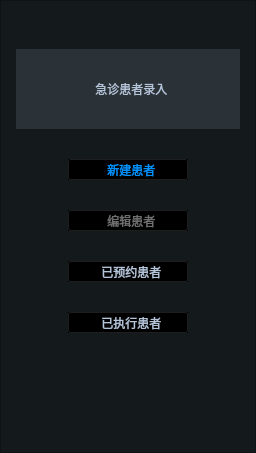
<?xml version="1.0" encoding="UTF-8"?>
<ui version="4.0">
 <class>PatientToolWidget</class>
 <widget class="QFrame" name="PatientToolWidget">
  <property name="geometry">
   <rect>
    <x>0</x>
    <y>0</y>
    <width>256</width>
    <height>453</height>
   </rect>
  </property>
  <property name="minimumSize">
   <size>
    <width>256</width>
    <height>0</height>
   </size>
  </property>
  <property name="maximumSize">
   <size>
    <width>256</width>
    <height>16777215</height>
   </size>
  </property>
  <property name="windowTitle">
   <string>Frame</string>
  </property>
  <property name="layoutDirection">
   <enum>Qt::LeftToRight</enum>
  </property>
  <property name="styleSheet">
   <string notr="true">background-color: #14191C;</string>
  </property>
  <property name="frameShape">
   <enum>QFrame::StyledPanel</enum>
  </property>
  <property name="frameShadow">
   <enum>QFrame::Raised</enum>
  </property>
  <layout class="QVBoxLayout" name="verticalLayout">
   <property name="spacing">
    <number>30</number>
   </property>
   <property name="leftMargin">
    <number>0</number>
   </property>
   <property name="topMargin">
    <number>48</number>
   </property>
   <property name="rightMargin">
    <number>0</number>
   </property>
   <property name="bottomMargin">
    <number>0</number>
   </property>
   <item>
    <layout class="QHBoxLayout" name="horizontalLayout_3">
     <property name="spacing">
      <number>0</number>
     </property>
     <property name="topMargin">
      <number>0</number>
     </property>
     <property name="bottomMargin">
      <number>0</number>
     </property>
     <item>
      <widget class="QPushButton" name="EmerPatientBtn">
       <property name="minimumSize">
        <size>
         <width>224</width>
         <height>80</height>
        </size>
       </property>
       <property name="maximumSize">
        <size>
         <width>224</width>
         <height>80</height>
        </size>
       </property>
       <property name="layoutDirection">
        <enum>Qt::LeftToRight</enum>
       </property>
       <property name="styleSheet">
        <string notr="true">QPushButton
{
font: 16px &quot;Microsoft YaHei&quot;;
color:#B4C4D9;
background-color:#2A3137;
border-radius:0px;
}
QPushButton:hover
{
color:#FFFFFF;
}
QPushButton:pressed
{
background-color: rgba(42, 49, 55, 0.5);
}</string>
       </property>
       <property name="text">
        <string>  急诊患者录入</string>
       </property>
       <property name="icon">
        <iconset resource="../../CArmWorkStation.qrc">
         <normaloff>:/CArmWorkStation/ImageSource/Patient/emergency.png</normaloff>:/CArmWorkStation/ImageSource/Patient/emergency.png</iconset>
       </property>
       <property name="iconSize">
        <size>
         <width>32</width>
         <height>32</height>
        </size>
       </property>
      </widget>
     </item>
    </layout>
   </item>
   <item>
    <layout class="QHBoxLayout" name="horizontalLayout_5">
     <property name="spacing">
      <number>0</number>
     </property>
     <property name="topMargin">
      <number>0</number>
     </property>
     <property name="bottomMargin">
      <number>0</number>
     </property>
     <item>
      <widget class="QToolButton" name="NewPatientBtn">
       <property name="minimumSize">
        <size>
         <width>120</width>
         <height>0</height>
        </size>
       </property>
       <property name="maximumSize">
        <size>
         <width>120</width>
         <height>42</height>
        </size>
       </property>
       <property name="layoutDirection">
        <enum>Qt::LeftToRight</enum>
       </property>
       <property name="styleSheet">
        <string notr="true">QToolButton
{
background:transparent;
padding:0px;
margin:-1px;
font: 16px &quot;Microsoft YaHei&quot;;
color:#B4C4D9;
}
		
QToolButton:hover
{
color:#FFFFFF;
}

QToolButton:checked
{
color: #0091FF;
}

QToolButton:disabled
{
color: rgb(111, 111, 111);
}
</string>
       </property>
       <property name="text">
        <string>  新建患者</string>
       </property>
       <property name="icon">
        <iconset resource="../../CArmWorkStation.qrc">
         <normaloff>:/CArmWorkStation/ImageSource/Patient/newPatient.png</normaloff>
         <activeon>:/CArmWorkStation/ImageSource/Patient/newPatient_checked.png</activeon>:/CArmWorkStation/ImageSource/Patient/newPatient.png</iconset>
       </property>
       <property name="iconSize">
        <size>
         <width>24</width>
         <height>24</height>
        </size>
       </property>
       <property name="checkable">
        <bool>true</bool>
       </property>
       <property name="checked">
        <bool>true</bool>
       </property>
       <property name="autoRepeat">
        <bool>false</bool>
       </property>
       <property name="autoExclusive">
        <bool>true</bool>
       </property>
       <property name="toolButtonStyle">
        <enum>Qt::ToolButtonTextBesideIcon</enum>
       </property>
       <property name="arrowType">
        <enum>Qt::NoArrow</enum>
       </property>
      </widget>
     </item>
    </layout>
   </item>
   <item>
    <layout class="QHBoxLayout" name="horizontalLayout_7">
     <property name="spacing">
      <number>0</number>
     </property>
     <property name="topMargin">
      <number>0</number>
     </property>
     <property name="bottomMargin">
      <number>0</number>
     </property>
     <item>
      <widget class="QToolButton" name="EditPatientBtn">
       <property name="enabled">
        <bool>false</bool>
       </property>
       <property name="minimumSize">
        <size>
         <width>120</width>
         <height>0</height>
        </size>
       </property>
       <property name="maximumSize">
        <size>
         <width>120</width>
         <height>42</height>
        </size>
       </property>
       <property name="layoutDirection">
        <enum>Qt::LeftToRight</enum>
       </property>
       <property name="styleSheet">
        <string notr="true">QToolButton
{
background:transparent;
padding:0px;
margin:-1px;
font: 16px &quot;Microsoft YaHei&quot;;
color:#B4C4D9;
}
		
QToolButton:hover
{
color:#FFFFFF;
}

QToolButton:checked
{
color: #0091FF;
}

QToolButton:disabled
{
color: rgb(111, 111, 111);
}
</string>
       </property>
       <property name="text">
        <string>  编辑患者</string>
       </property>
       <property name="icon">
        <iconset resource="../../CArmWorkStation.qrc">
         <normaloff>:/CArmWorkStation/ImageSource/Patient/editPatient.png</normaloff>
         <disabledoff>:/CArmWorkStation/ImageSource/Patient/editPatient_disable.png</disabledoff>
         <activeon>:/CArmWorkStation/ImageSource/Patient/editPatient_checked.png</activeon>:/CArmWorkStation/ImageSource/Patient/editPatient.png</iconset>
       </property>
       <property name="iconSize">
        <size>
         <width>24</width>
         <height>24</height>
        </size>
       </property>
       <property name="checkable">
        <bool>true</bool>
       </property>
       <property name="autoRepeat">
        <bool>false</bool>
       </property>
       <property name="autoExclusive">
        <bool>true</bool>
       </property>
       <property name="toolButtonStyle">
        <enum>Qt::ToolButtonTextBesideIcon</enum>
       </property>
       <property name="arrowType">
        <enum>Qt::NoArrow</enum>
       </property>
      </widget>
     </item>
    </layout>
   </item>
   <item>
    <layout class="QHBoxLayout" name="horizontalLayout_6">
     <property name="spacing">
      <number>0</number>
     </property>
     <property name="topMargin">
      <number>0</number>
     </property>
     <property name="bottomMargin">
      <number>0</number>
     </property>
     <item>
      <widget class="QToolButton" name="ScheduledPatientBtn">
       <property name="minimumSize">
        <size>
         <width>0</width>
         <height>0</height>
        </size>
       </property>
       <property name="maximumSize">
        <size>
         <width>120</width>
         <height>42</height>
        </size>
       </property>
       <property name="layoutDirection">
        <enum>Qt::LeftToRight</enum>
       </property>
       <property name="styleSheet">
        <string notr="true">QToolButton
{
background:transparent;
padding:0px;
margin:-1px;
font: 16px &quot;Microsoft YaHei&quot;;
color:#B4C4D9;
}
		
QToolButton:hover
{
color:#FFFFFF;
}

QToolButton:checked
{
color: #0091FF;
}

QToolButton:disabled
{
color: rgb(111, 111, 111);
}
</string>
       </property>
       <property name="text">
        <string>  已预约患者</string>
       </property>
       <property name="icon">
        <iconset resource="../../CArmWorkStation.qrc">
         <normaloff>:/CArmWorkStation/ImageSource/Patient/scheduled.png</normaloff>
         <activeon>:/CArmWorkStation/ImageSource/Patient/scheduled_checked.png</activeon>:/CArmWorkStation/ImageSource/Patient/scheduled.png</iconset>
       </property>
       <property name="iconSize">
        <size>
         <width>24</width>
         <height>24</height>
        </size>
       </property>
       <property name="checkable">
        <bool>true</bool>
       </property>
       <property name="autoRepeat">
        <bool>false</bool>
       </property>
       <property name="autoExclusive">
        <bool>true</bool>
       </property>
       <property name="toolButtonStyle">
        <enum>Qt::ToolButtonTextBesideIcon</enum>
       </property>
       <property name="arrowType">
        <enum>Qt::NoArrow</enum>
       </property>
      </widget>
     </item>
    </layout>
   </item>
   <item>
    <layout class="QHBoxLayout" name="horizontalLayout">
     <property name="spacing">
      <number>0</number>
     </property>
     <property name="topMargin">
      <number>0</number>
     </property>
     <property name="bottomMargin">
      <number>0</number>
     </property>
     <item>
      <widget class="QToolButton" name="CompletedPatientBtn">
       <property name="minimumSize">
        <size>
         <width>0</width>
         <height>0</height>
        </size>
       </property>
       <property name="maximumSize">
        <size>
         <width>120</width>
         <height>42</height>
        </size>
       </property>
       <property name="layoutDirection">
        <enum>Qt::LeftToRight</enum>
       </property>
       <property name="styleSheet">
        <string notr="true">QToolButton
{
background:transparent;
padding:0px;
margin:-1px;
font: 16px &quot;Microsoft YaHei&quot;;
color:#B4C4D9;
}
		
QToolButton:hover
{
color:#FFFFFF;
}

QToolButton:checked
{
color: #0091FF;
}

QToolButton:disabled
{
color: rgb(111, 111, 111);
}
</string>
       </property>
       <property name="text">
        <string>  已执行患者</string>
       </property>
       <property name="icon">
        <iconset resource="../../CArmWorkStation.qrc">
         <normaloff>:/CArmWorkStation/ImageSource/Patient/completed.png</normaloff>
         <activeon>:/CArmWorkStation/ImageSource/Patient/completed_checked.png</activeon>:/CArmWorkStation/ImageSource/Patient/completed.png</iconset>
       </property>
       <property name="iconSize">
        <size>
         <width>24</width>
         <height>24</height>
        </size>
       </property>
       <property name="checkable">
        <bool>true</bool>
       </property>
       <property name="autoRepeat">
        <bool>false</bool>
       </property>
       <property name="autoExclusive">
        <bool>true</bool>
       </property>
       <property name="toolButtonStyle">
        <enum>Qt::ToolButtonTextBesideIcon</enum>
       </property>
       <property name="arrowType">
        <enum>Qt::NoArrow</enum>
       </property>
      </widget>
     </item>
    </layout>
   </item>
   <item>
    <spacer name="verticalSpacer">
     <property name="orientation">
      <enum>Qt::Vertical</enum>
     </property>
     <property name="sizeHint" stdset="0">
      <size>
       <width>20</width>
       <height>40</height>
      </size>
     </property>
    </spacer>
   </item>
  </layout>
 </widget>
 <resources>
  <include location="../../CArmWorkStation.qrc"/>
 </resources>
 <connections/>
</ui>
